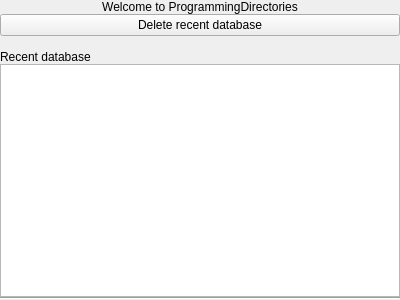
<?xml version="1.0" encoding="UTF-8"?>
<ui version="4.0">
 <class>Frame</class>
 <widget class="QFrame" name="Frame">
  <property name="geometry">
   <rect>
    <x>0</x>
    <y>0</y>
    <width>400</width>
    <height>300</height>
   </rect>
  </property>
  <property name="windowTitle">
   <string>Frame</string>
  </property>
  <layout class="QVBoxLayout" name="verticalLayout_3">
   <property name="spacing">
    <number>0</number>
   </property>
   <property name="leftMargin">
    <number>0</number>
   </property>
   <property name="topMargin">
    <number>0</number>
   </property>
   <property name="rightMargin">
    <number>0</number>
   </property>
   <property name="bottomMargin">
    <number>0</number>
   </property>
   <item>
    <layout class="QVBoxLayout" name="verticalLayout">
     <property name="spacing">
      <number>0</number>
     </property>
     <item>
      <widget class="QLabel" name="label">
       <property name="text">
        <string>Welcome to ProgrammingDirectories</string>
       </property>
       <property name="alignment">
        <set>Qt::AlignCenter</set>
       </property>
      </widget>
     </item>
     <item>
      <widget class="QPushButton" name="pbDeleteRecentDatabase">
       <property name="text">
        <string>Delete recent database</string>
       </property>
      </widget>
     </item>
     <item>
      <widget class="QLabel" name="lMessageOptionDatabase">
       <property name="text">
        <string/>
       </property>
       <property name="alignment">
        <set>Qt::AlignCenter</set>
       </property>
      </widget>
     </item>
     <item>
      <widget class="QLabel" name="label_2">
       <property name="text">
        <string>Recent database</string>
       </property>
      </widget>
     </item>
     <item>
      <widget class="QListView" name="lvListDatabases"/>
     </item>
     <item>
      <widget class="Line" name="line">
       <property name="orientation">
        <enum>Qt::Horizontal</enum>
       </property>
      </widget>
     </item>
    </layout>
   </item>
  </layout>
 </widget>
 <resources/>
 <connections/>
</ui>
